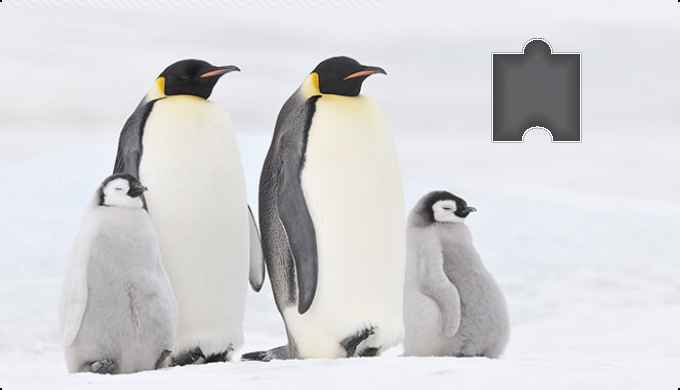
#> input picture Image/background.jpg, 680 x 390 px
$ python test.py
#> lines starting #> are read from the running program, lines starting #| are printed output that depends on the picture; after the words box and inside, x2 and y2 are one past the last pixel; in counts of white or black regions, pixels touching at a corner belong together; long printed decimals are rounded
import cv2
import numpy as np

# def find_gap(background_path, block_path):
#     """
#     使用 OpenCV 定位拼图缺口的 x 坐标
#     :param background_path: 背景图片路径
#     :param block_path: 拼图块图片路径
#     :return: 缺口的 x 坐标
#     """
#     # 读取图片
#     background = cv2.imread(background_path, cv2.IMREAD_COLOR)  # 读取背景图片
#     block = cv2.imread(block_path, cv2.IMREAD_COLOR)  # 读取拼图块图片
#
#     # 转换为灰度图
#     background_gray = cv2.cvtColor(background, cv2.COLOR_BGR2GRAY)
#     block_gray = cv2.cvtColor(block, cv2.COLOR_BGR2GRAY)
#
#     # 模板匹配
#     result = cv2.matchTemplate(background_gray, block_gray, cv2.TM_CCOEFF_NORMED)
#
#     # 获取匹配结果中的最大匹配位置
#     _, _, _, max_loc = cv2.minMaxLoc(result)
#
#     # max_loc[0] 是拼图块的左上角的 x 坐标。根据此位置推算缺口位置。
#     gap_x = max_loc[0]  # 获取左上角的 x 坐标
#
#     # 如果拼图块与缺口边缘有重叠，可以在 gap_x 位置微调或进一步处理。
#     return gap_x
#
# # 示例
# background_path = 'background.jpg'
# block_path = 'block.jpg'
# gap_x = find_gap(background_path, block_path)
# print(f"缺口的 x 坐标: {gap_x}")

import cv2 as cv
import numpy as np


def find_gap(background_path, block_path):
    """
    使用 OpenCV 定位拼图缺口的 x 坐标，并计算滑块中心到缺口中心的距离
    :param background_path: 背景图片路径
    :param block_path: 拼图块图片路径
    :return: 缺口的 x 坐标以及滑块中心到缺口中心的距离
    """
#> called with background_path = '..//Image//background.jpg', block_path = '..//Image//block.jpg'
    # 读取背景图片和拼图块图片
    background = cv.imread(background_path, cv.IMREAD_COLOR)
#> background is the input picture: shape (390, 680, 3); mean B, G, R 215.2, 212.7, 213.4
    block = cv.imread(block_path, cv.IMREAD_COLOR)
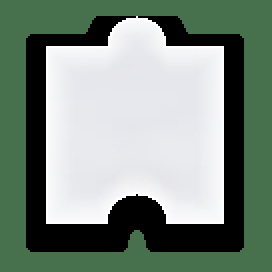
#> input picture Image/block.jpg, 136 x 136 px (shown 2 times larger)
#> block is the input picture: shape (136, 136, 3); mean B, G, R 129.1, 140, 125.7

    # 滑块的宽高
    block_h, block_w = block.shape[:2]
#> block_h = 136; block_w = 136

    # 计算滑块的中心位置
    block_center_x = block_w / 2
#> block_center_x = 68
    block_center_y = block_h / 2
#> block_center_y = 68
    print(f"滑块中心位置: ({block_center_x}, {block_center_y})")
#| 滑块中心位置: (68.0, 68.0)

    # 高斯模糊处理减少噪声
    blurred = cv.GaussianBlur(background, (5, 5), 0)

    # Canny边缘检测
    canny = cv.Canny(blurred, 100, 200)
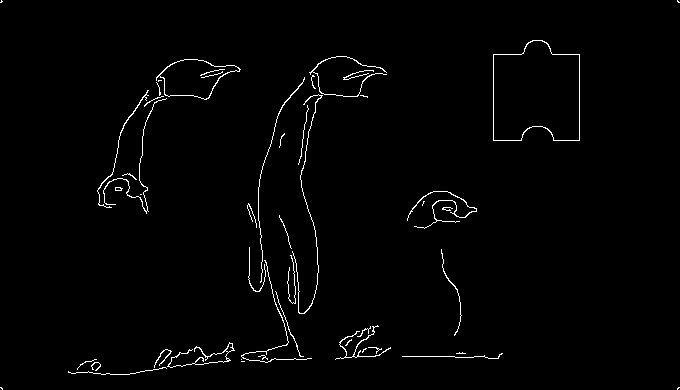
#> canny: shape (390, 680); 1.5% white in thin lines or dots

    # 轮廓检测
    contours, hierarchy = cv.findContours(canny, cv.RETR_EXTERNAL, cv.CHAIN_APPROX_SIMPLE)
#> contours = 47 contours, 37 with area under 20; largest, box (x1, y1, x2, y2) and area: (493, 40, 580, 141) 7366, (156, 59, 241, 100) 1946, (167, 342, 235, 368) 87, (407, 191, 477, 229) 50, (97, 90, 149, 208) 44

    # 用红色框标出所有轮廓
    for contour in contours:
        # 获取每个轮廓的外接矩形
        x, y, w, h = cv.boundingRect(contour)

        # 过滤条件：面积和周长范围
        if 6000 < cv.contourArea(contour) <= 8000 and 300 < cv.arcLength(contour, True) < 500:
            # 绘制外接矩形
            cv.rectangle(background, (x, y), (x + w, y + h), (0, 0, 255), 2)

            # 输出每个符合条件的轮廓的坐标与大小
            print(f"Found contour at x: {x}, y: {y}, w: {w}, h: {h}")

            # 假设目标缺口位置在滑块附近
            if x <= 200:  # 排除非目标区域的轮廓
                continue

            # 计算缺口的中心位置
            gap_center_x = x + w / 2
            gap_center_y = y + h / 2

            # 计算滑块中心到缺口中心的距离
            distance_x = abs(gap_center_x - block_center_x)
            distance_y = abs(gap_center_y - block_center_y)
            distance = (distance_x**2 + distance_y**2)**0.5
            print(f"缺口中心位置: ({gap_center_x}, {gap_center_y})")
            print(f"滑块中心到缺口中心的距离: {distance}")

            # 在背景上绘制缺口的中心位置
            cv.circle(background, (int(gap_center_x), int(gap_center_y)), radius=10, color=(255, 0, 0), thickness=-1)

            # 显示结果
            cv.imshow("Detected Contours with Gap Marked", background)
            cv.waitKey(1000)  # 等待 1 秒后自动关闭
            cv.destroyAllWindows()  # 确保关闭窗口

            # 返回缺口的 x 坐标以及滑块中心到缺口中心的距离
            return gap_center_x, distance
#> this loop made 45 passes
#> (x, y, w, h, gap_center_x, gap_center_y, distance_x, distance_y) on pass 45: (493, 40, 87, 101, 536.5, 90.5, 468.5, 22.5)
#> (x, y, w, h) on passes 3, 4, 6, 7, 8, 9: (68, 367, 99, 8), (91, 362, 10, 9), (241, 359, 1, 1), (77, 359, 20, 11), (258, 355, 10, 5), (402, 353, 101, 6)
#| Found contour at x: 493, y: 40, w: 87, h: 101
#| 缺口中心位置: (536.5, 90.5)
#| 滑块中心到缺口中心的距离: 469.040
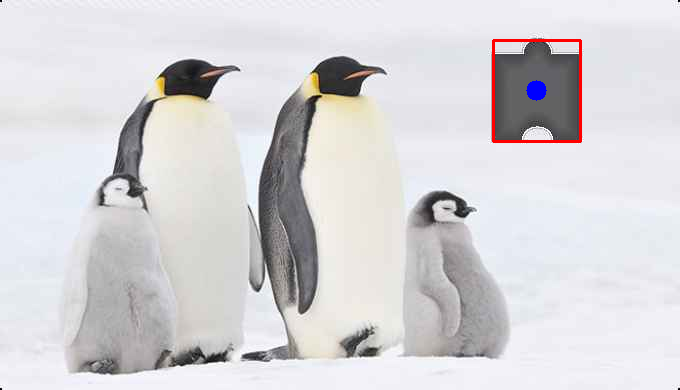
#> background: shape (390, 680, 3); 0.54% of pixels changed, all inside (x1, y1, x2, y2) = (492, 39, 582, 143)

    # 如果未找到缺口
    cv.imshow("Detected Contours", background)
    cv.waitKey(0)
    cv.destroyAllWindows()
    print("未找到匹配的缺口")
    return None, None


# 调用定位缺口的函数
def test_find_gap(background_path, block_path):
    gap_x, gap_y = find_gap(background_path, block_path)
#> gap_x = 536.5; gap_y = 469
    if gap_x is not None and gap_y is not None:
        print(f"缺口位置: x={gap_x}, y={gap_y}")
#| 缺口位置: x=536.5, y=469.040
    else:
        print("未找到缺口位置")
if __name__ == '__main__':
    # 测试示例
    background_path = '..//Image//background.jpg'  # 背景图片路径
    block_path = '..//Image//block.jpg'  # 拼图块图片路径

    test_find_gap(background_path, block_path)
